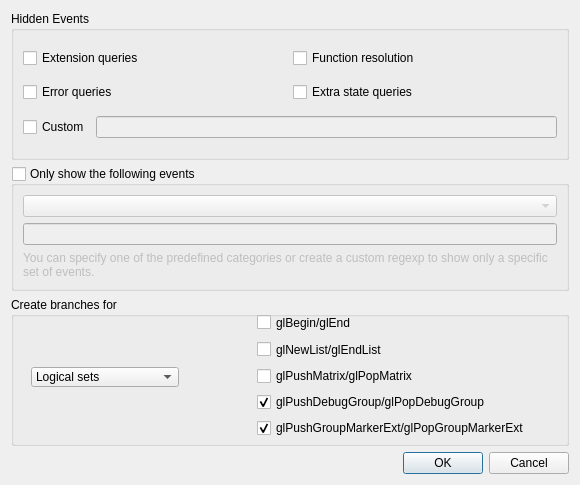
<?xml version="1.0" encoding="UTF-8"?>
<ui version="4.0">
 <class>Settings</class>
 <widget class="QDialog" name="Settings">
  <property name="enabled">
   <bool>true</bool>
  </property>
  <property name="geometry">
   <rect>
    <x>0</x>
    <y>0</y>
    <width>580</width>
    <height>485</height>
   </rect>
  </property>
  <property name="sizePolicy">
   <sizepolicy hsizetype="Preferred" vsizetype="Minimum">
    <horstretch>0</horstretch>
    <verstretch>0</verstretch>
   </sizepolicy>
  </property>
  <property name="windowTitle">
   <string>QApiTrace Settings</string>
  </property>
  <layout class="QVBoxLayout" name="verticalLayout">
   <item>
    <widget class="QGroupBox" name="groupBox">
     <property name="sizePolicy">
      <sizepolicy hsizetype="Preferred" vsizetype="Expanding">
       <horstretch>0</horstretch>
       <verstretch>0</verstretch>
      </sizepolicy>
     </property>
     <property name="title">
      <string>Hidden Events</string>
     </property>
     <layout class="QVBoxLayout" name="verticalLayout_3">
      <item>
       <layout class="QHBoxLayout" name="horizontalLayout">
        <item>
         <widget class="QCheckBox" name="extensionsBox">
          <property name="text">
           <string>Extension queries</string>
          </property>
         </widget>
        </item>
        <item>
         <widget class="QCheckBox" name="functionsBox">
          <property name="text">
           <string>Function resolution</string>
          </property>
         </widget>
        </item>
       </layout>
      </item>
      <item>
       <layout class="QHBoxLayout" name="horizontalLayout_2">
        <item>
         <widget class="QCheckBox" name="errorsBox">
          <property name="text">
           <string>Error queries</string>
          </property>
         </widget>
        </item>
        <item>
         <widget class="QCheckBox" name="statesBox">
          <property name="text">
           <string>Extra state queries</string>
          </property>
         </widget>
        </item>
       </layout>
      </item>
      <item>
       <layout class="QHBoxLayout" name="horizontalLayout_3">
        <item>
         <widget class="QCheckBox" name="customBox">
          <property name="text">
           <string>Custom</string>
          </property>
         </widget>
        </item>
        <item>
         <widget class="QLineEdit" name="customEdit">
          <property name="enabled">
           <bool>false</bool>
          </property>
         </widget>
        </item>
       </layout>
      </item>
     </layout>
    </widget>
   </item>
   <item>
    <widget class="QGroupBox" name="showFilterBox">
     <property name="title">
      <string>Only show the following events</string>
     </property>
     <property name="checkable">
      <bool>true</bool>
     </property>
     <property name="checked">
      <bool>false</bool>
     </property>
     <layout class="QVBoxLayout" name="verticalLayout_2">
      <item>
       <widget class="QComboBox" name="showFilterCB"/>
      </item>
      <item>
       <widget class="QLineEdit" name="showFilterEdit"/>
      </item>
      <item>
       <widget class="QLabel" name="label">
        <property name="text">
         <string>You can specify one of the predefined categories or create a custom regexp to show only a specific set of events.</string>
        </property>
        <property name="wordWrap">
         <bool>true</bool>
        </property>
       </widget>
      </item>
     </layout>
    </widget>
   </item>
   <item>
    <widget class="QGroupBox" name="groupBox_2">
     <property name="enabled">
      <bool>true</bool>
     </property>
     <property name="sizePolicy">
      <sizepolicy hsizetype="Preferred" vsizetype="MinimumExpanding">
       <horstretch>0</horstretch>
       <verstretch>0</verstretch>
      </sizepolicy>
     </property>
     <property name="title">
      <string>Create branches for</string>
     </property>
     <widget class="QComboBox" name="comboBox">
      <property name="geometry">
       <rect>
        <x>20</x>
        <y>70</y>
        <width>148</width>
        <height>20</height>
       </rect>
      </property>
      <property name="sizePolicy">
       <sizepolicy hsizetype="Fixed" vsizetype="Fixed">
        <horstretch>0</horstretch>
        <verstretch>0</verstretch>
       </sizepolicy>
      </property>
      <item>
       <property name="text">
        <string>Logical sets</string>
       </property>
      </item>
      <item>
       <property name="text">
        <string>Render operations</string>
       </property>
      </item>
     </widget>
     <widget class="QFrame" name="frame">
      <property name="enabled">
       <bool>true</bool>
      </property>
      <property name="geometry">
       <rect>
        <x>230</x>
        <y>10</y>
        <width>331</width>
        <height>141</height>
       </rect>
      </property>
      <property name="frameShape">
       <enum>QFrame::NoFrame</enum>
      </property>
      <property name="frameShadow">
       <enum>QFrame::Plain</enum>
      </property>
      <widget class="QWidget" name="layoutWidget">
       <property name="geometry">
        <rect>
         <x>16</x>
         <y>5</y>
         <width>311</width>
         <height>126</height>
        </rect>
       </property>
       <layout class="QVBoxLayout" name="verticalLayout_4">
        <item>
         <widget class="QCheckBox" name="checkBox">
          <property name="sizePolicy">
           <sizepolicy hsizetype="Minimum" vsizetype="Expanding">
            <horstretch>0</horstretch>
            <verstretch>0</verstretch>
           </sizepolicy>
          </property>
          <property name="text">
           <string>glBegin/glEnd</string>
          </property>
         </widget>
        </item>
        <item>
         <widget class="QCheckBox" name="checkBox_2">
          <property name="sizePolicy">
           <sizepolicy hsizetype="Minimum" vsizetype="Expanding">
            <horstretch>0</horstretch>
            <verstretch>0</verstretch>
           </sizepolicy>
          </property>
          <property name="text">
           <string>glNewList/glEndList</string>
          </property>
         </widget>
        </item>
        <item>
         <widget class="QCheckBox" name="checkBox_3">
          <property name="text">
           <string>glPushMatrix/glPopMatrix</string>
          </property>
         </widget>
        </item>
        <item>
         <widget class="QCheckBox" name="checkBox_4">
          <property name="text">
           <string>glPushDebugGroup/glPopDebugGroup</string>
          </property>
          <property name="checked">
           <bool>true</bool>
          </property>
         </widget>
        </item>
        <item>
         <widget class="QCheckBox" name="checkBox_5">
          <property name="text">
           <string>glPushGroupMarkerExt/glPopGroupMarkerExt</string>
          </property>
          <property name="checked">
           <bool>true</bool>
          </property>
         </widget>
        </item>
       </layout>
      </widget>
     </widget>
    </widget>
   </item>
   <item>
    <widget class="QDialogButtonBox" name="buttonBox">
     <property name="orientation">
      <enum>Qt::Horizontal</enum>
     </property>
     <property name="standardButtons">
      <set>QDialogButtonBox::Cancel|QDialogButtonBox::Ok</set>
     </property>
    </widget>
   </item>
  </layout>
 </widget>
 <resources/>
 <connections>
  <connection>
   <sender>buttonBox</sender>
   <signal>accepted()</signal>
   <receiver>Settings</receiver>
   <slot>accept()</slot>
   <hints>
    <hint type="sourcelabel">
     <x>261</x>
     <y>447</y>
    </hint>
    <hint type="destinationlabel">
     <x>157</x>
     <y>274</y>
    </hint>
   </hints>
  </connection>
  <connection>
   <sender>buttonBox</sender>
   <signal>rejected()</signal>
   <receiver>Settings</receiver>
   <slot>reject()</slot>
   <hints>
    <hint type="sourcelabel">
     <x>329</x>
     <y>447</y>
    </hint>
    <hint type="destinationlabel">
     <x>286</x>
     <y>274</y>
    </hint>
   </hints>
  </connection>
  <connection>
   <sender>customBox</sender>
   <signal>toggled(bool)</signal>
   <receiver>customEdit</receiver>
   <slot>setEnabled(bool)</slot>
   <hints>
    <hint type="sourcelabel">
     <x>91</x>
     <y>136</y>
    </hint>
    <hint type="destinationlabel">
     <x>303</x>
     <y>138</y>
    </hint>
   </hints>
  </connection>
 </connections>
</ui>
